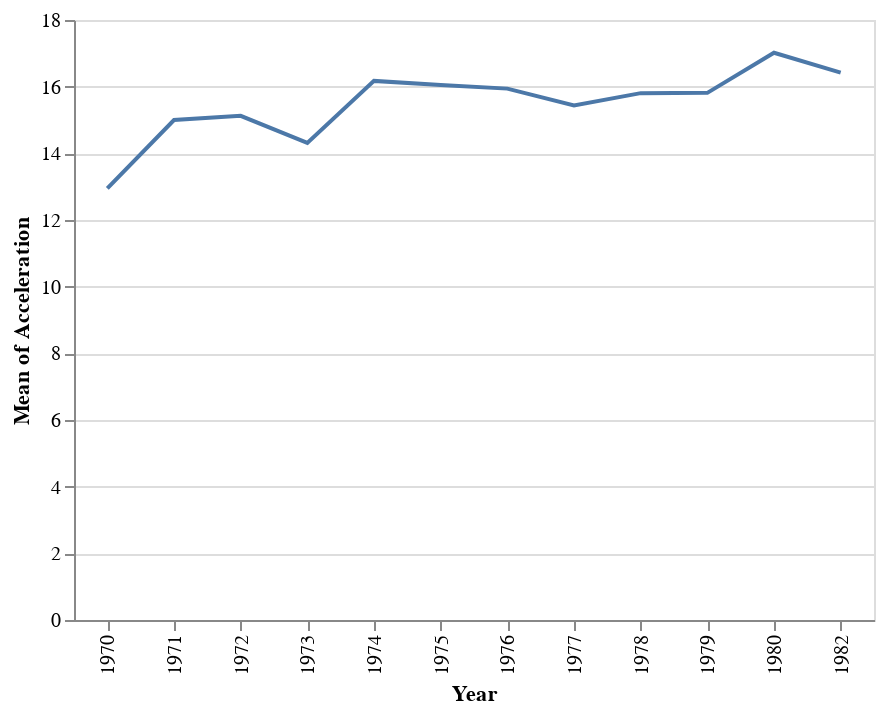

The code cell stored with this chart in its notebook:
### Code cell
displays[1]

### Figure 1 — Vega-Lite specification as saved in the notebook (floating-point values rounded to 4 significant figures; data arrays with more than 128 entries replaced by an {"elided": "..."} marker saying what was removed)
{"$schema": "https://vega.github.io/schema/vega-lite/v3.4.0.json", "config": {"mark": {"tooltip": {"content": "encoding"}}, "view": {"height": 300, "width": 400}}, "data": {"name": "data-72fe08951b86c7df8ecf6ef5a2b30a0a"}, "datasets": {"data-72fe08951b86c7df8ecf6ef5a2b30a0a": {"elided": "392 records"}}, "encoding": {"x": {"field": "Year", "type": "ordinal"}, "y": {"aggregate": "mean", "field": "Acceleration", "type": "quantitative"}}, "mark": "line", "selection": {"selector010": {"bind": "scales", "encodings": ["x", "y"], "type": "interval"}}}
